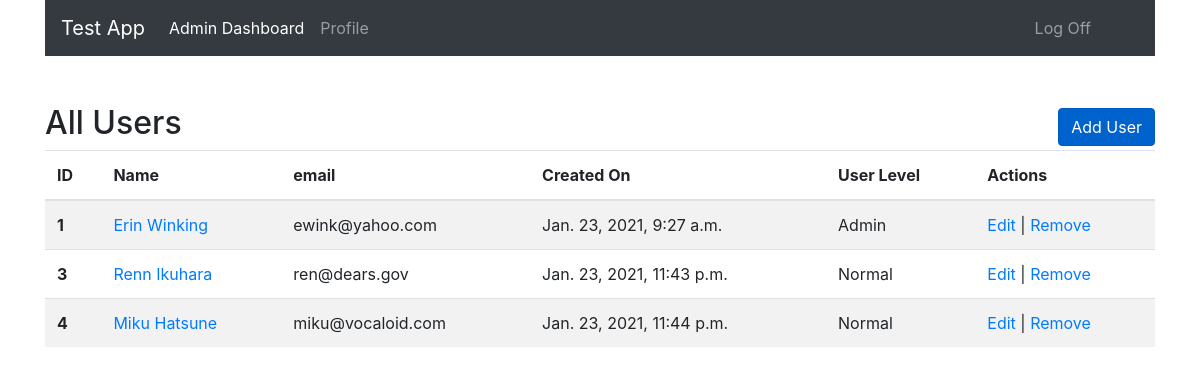
Screenshot of /dashboard/admin (signed in) with the database file from the repository.
### DashboardApp/models.py (models this page shows)
class User(models.Model):
    email = models.EmailField()
    first_name = models.CharField(max_length = 255)
    last_name = models.CharField(max_length = 255)
    password = models.CharField(max_length = 255)
    description = models.TextField(default = 'Set Your Description!')
    user_level = models.IntegerField(default = 1)
    created_at = models.DateTimeField(auto_now_add = True)
    updated_at = models.DateTimeField(auto_now = True)
    objects = UserManager()

### DashboardApp/views.py (the view)
# urls.py: path('dashboard/admin', views.display_admin_dashboard, name = 'admin_dashboard'),
def display_admin_dashboard(request):
    if not request.session['userlevel'] == 9:
        messages.error(request, 'Sorry, you must be an administrator to access this page.', extra_tags = 'danger')
        return redirect('dashboard')
    context = {
        'users': User.objects.all(),
        'current_user': User.objects.get(id = request.session['userid']),
        'page_title': 'Admin Dashboard'
    }
    return render(request, 'html/admin_dashboard.html', context)

### DashboardApp/templates/html/admin_dashboard.html (shortened to what this page needs)
{% extends 'html/base.html' %}
{% block content %}
<nav class="navbar navbar-expand-lg navbar-dark bg-dark">
    <a class="navbar-brand" href="{% url 'home' %}">Test App</a>
    <div class="collapse navbar-collapse" id="navbarText">
        <ul class="navbar-nav mr-auto">
            <li class="nav-item active">
                <a class="nav-link" href="{% url 'admin_dashboard' %}">Admin Dashboard <span class="sr-only">(current)</span></a>
            </li>
            <li class="nav-item">
                <a class="nav-link" href="{% url 'user_profile' current_user.id %}">Profile</a>
            </li>
        </ul>
    <a href="{% url 'logoff' %}" class="navbar-text mr-5">Log Off</a>
</nav>
<div class="row justify-content-between align-items-center mt-5">
    <div class="col-6">
        <h2>All Users</h2>
    </div>
    <div class="col-6 text-right">
        <a href="{% url 'add_new_user' %}" class="btn btn-primary active" role="button" aria-pressed="true">Add User</a>
    </div>
</div>
<table class="table table-striped">
    <thead>
        <tr>
            <th scope="col">ID</th>
            <th scope="col">Name</th>
            <th scope="col">email</th>
            <th scope="col">Created On</th>
            <th scope="col">User Level</th>
            <th scope="col">Actions</th>
        </tr>
    </thead>
    <tbody>
        {% for user_obj in users %}
        <tr>
            <th scope="row">{{ user_obj.id }}</th>
            <td><a href="{% url 'show_user_wall' user_obj.id %}">{{ user_obj.first_name }} {{ user_obj.last_name }}</a></td>
            <td>{{ user_obj.email }}</td>
            <td>{{ user_obj.created_at }}</td>
            {% if user_obj.user_level == 9 %}
            <td>Admin</td>
            {% else %}
            <td>Normal</td>
            {% endif %}
            <td><a href="{% url 'edit_user_profile' user_obj.id %}">Edit</a> | <a href="{% url 'delete_user' user_obj.id %}" class="deletion">Remove</a></td>
        </tr>
        {% endfor %}
    </tbody>
</table>
{% endblock content %}

### rows the page displays
User: id "1", first_name "Erin", last_name "Winking", email "ewink@yahoo.com", created_at "Jan. 23, 2021, 9:27 a.m.", user_level "Admin"
User: id "3", first_name "Renn", last_name "Ikuhara", email "ren@dears.gov", created_at "Jan. 23, 2021, 11:43 p.m.", user_level "Normal"
User: id "4", first_name "Miku", last_name "Hatsune", email "miku@vocaloid.com", created_at "Jan. 23, 2021, 11:44 p.m.", user_level "Normal"
